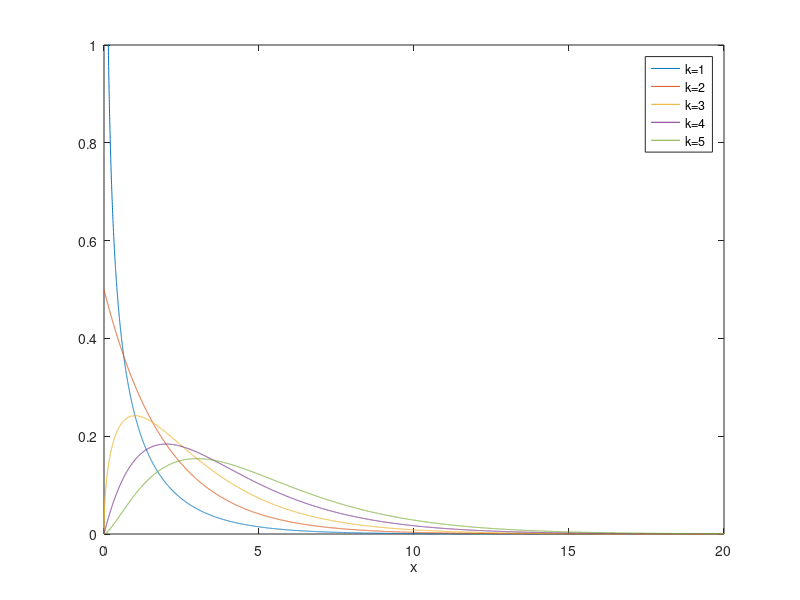

The MATLAB source for this figure:
x = linspace(eps, 20, 10000);
dx = x(2) - x(1);
figure;
for k = 1:5
    A = 1/ (2^(k/2)*gamma(k/2));
    y = A* x.^(k/2-1) .* exp(-x/2);
    plot(x, y); hold on;
    disp(sum(x.^2 .* y) * dx - k^2);
end
axis([0, 20, 0, 1]);
legend({'k=1', 'k=2', 'k=3', 'k=4', 'k=5'});
xlabel x;
